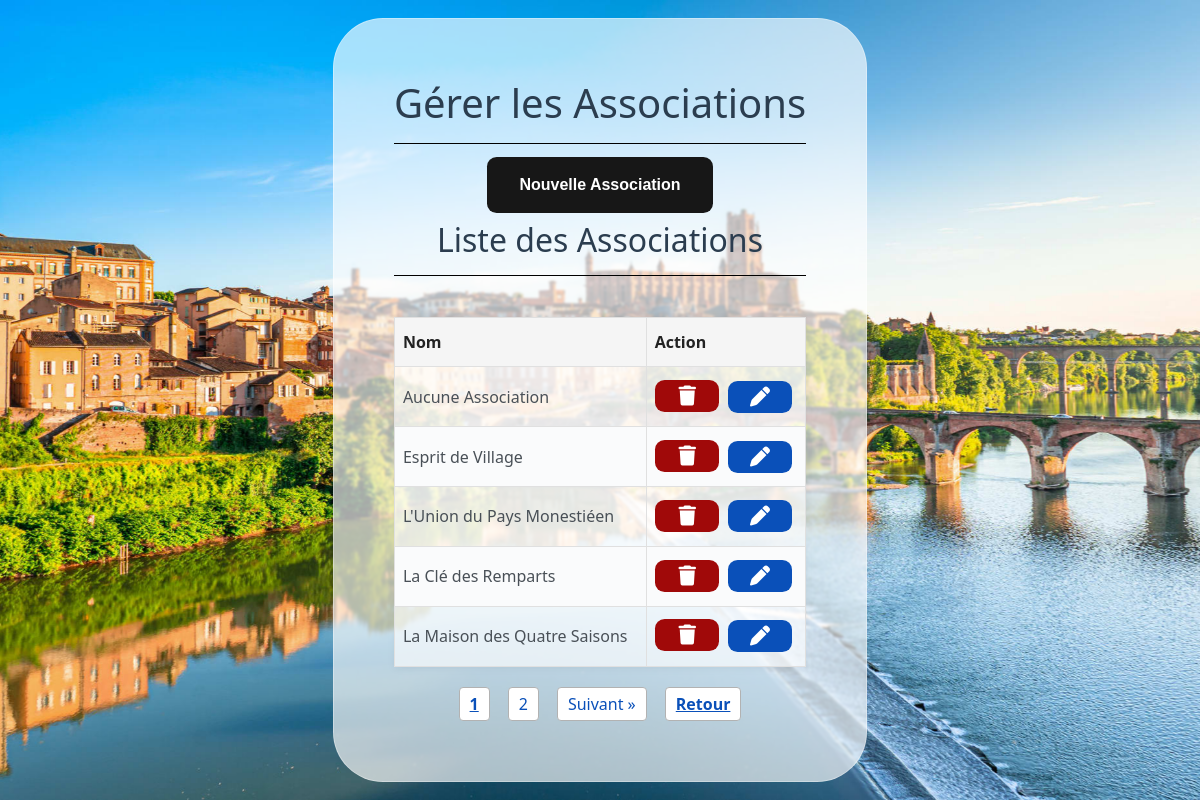
Screenshot of /models/panneauAdmin/gestionAssociations.php (signed in) with the database file from the repository.
### tables this page shows
CREATE TABLE `associations` (
  `id_association` int(11) NOT NULL,
  `nom_association` text NOT NULL
);

### database/DAO.php (called while the page is built, shortened)
<?php
class DAOReservation {
private $host="localhost";
private $dbname="reservation-salles";
private $username="root";
private $password="";
private $dbh;
public function connexion() {
try {
$this->dbh = new PDO('mysql:host='.$this->host.';dbname='.$this->dbname, $this->username, $this->password);
} catch (PDOException $e) {
throw $e;
}
}
public function getAssociations() {
$associations = $this->dbh->prepare("SELECT * FROM associations ORDER BY nom_association");
$associations->execute();
return $associations->fetchAll(PDO::FETCH_ASSOC);
}
}
?>

### models/panneauAdmin/gestionAssociations.php (the view, shortened to what this page needs)
<?php
require_once('../../database/DAO.php');
$dao = new DAOReservation();
$dao->connexion();
$associations =$dao->getAssociations();
$parPage = 5;
$page = isset($_GET['page']) ? (int)$_GET['page'] : 1;
$total = count($associations);
$totalPages = ceil($total / $parPage);
$start = ($page - 1) * $parPage;
$associationsPage = array_slice($associations, $start, $parPage);
require_once('../../templates/headers.php');
?>
<main id="mainGestion">
    <article id="formGestion">
        <h1 id="titreGestion">Gérer les Associations</h1>
        <button class="submitButton" id="nouveau">Nouvelle Association</button>
        <section id="gestionRow">
            <section id="tableContainer">
                    <h2 id="titreListe">Liste des Associations</h2>
                <table id="tableListe">
                    <thead>
                        <tr>
                            <th>Nom</th>
                            <th>Action</th>
                        </tr>
                    </thead>
                    <tbody>
                        <?php foreach ($associationsPage as $association) { ?>
                        <tr>
                            <td><?php print $association['nom_association'] ?></td>
                            <td >
                                <article id="rowButton">
                                <form method="POST" action="" onsubmit="return confirm('Voulez-vous vraiment supprimer cette association ?');">
                                    <button class="submitButton" id="supprimer" type="submit" name="action" value="supprimer"><i class="fa-solid fa-trash"></i></button>
                                    </form>
                                    <button id="modifier" type="button" class="modifier-btn submitButton"
                                        data-id="<?= $association['id_association'] ?>"
                                        data-name="<?= htmlspecialchars($association['nom_association']) ?>"
                                    ><i class="fa-solid fa-pen"></i></button>
                                </article>
                            </td>
                        </tr>
                        <?php } ?>
                    </tbody>
                </table>
                <section class="pagination">
                    <?php for ($i = 1; $i <= $totalPages; $i++): ?>
                        <a href="?page=<?= $i ?>" <?= $i === $page ? 'style="font-weight:bold;text-decoration:underline;"' : '' ?>><?= $i ?></a>
                    <?php endfor; ?>
                    <?php if ($page < $totalPages): ?>
                        <a href="?page=<?= $page + 1 ?>">Suivant &raquo;</a>
                        <a href="../../controllers.php" class="btn-retour" style="font-weight:bold;text-decoration:underline;">Retour</a>
                    <?php endif; ?>
                    </section>
            </section>
        </section>
    </article>
</main>

### public/styles/components/calendar.css (style rules this page uses)
:root { --bs-link-color-rgb: #2b3d4f; --bs-heading-color: #2b3d4f; }

### public/styles/components/inscription.css (style rules this page uses)
h2 { margin-bottom: 20%; text-align: center; border-bottom: 1px solid #000000; padding-bottom: 16px; }

### public/styles/components/gestion.css (style rules this page uses)
#mainGestion { margin: 0; padding: 0; width: 100vw; min-height: 100vh; display: flex; align-items: center; justify-content: center; background-image: url("../img/pont.jfif"); background-size: cover; background-repeat: no-repeat; background-position: center; image-rendering: auto; background-attachment: fixed; }
#gestionRow { display: flex; flex-direction: row; align-items: flex-start; gap: 40px; width: 100%; justify-content: center; }
#tableContainer { flex: 1; }
#formGestion { display: flex; flex-direction: column; align-items: center; padding: 60px; border-radius: 50px; background: rgba(255, 255, 255, 0.65); -webkit-backdrop-filter: blur(1px); backdrop-filter: blur(1px); border: 1px solid rgba(255, 255, 255, 0.325); }
#titreGestion { text-align: center; border-bottom: 1px solid #000000; padding-bottom: 16px; }
.submitButton { font-family: Arial, Helvetica, sans-serif; font-weight: bold; color: white; background-color: #171717; padding: 1em 2em; margin: 1%; border: none; border-radius: 0.6rem; position: relative; cursor: pointer; overflow: hidden; }
#rowButton { display: flex; gap: 8px; }
#supprimer { background-color: rgb(160, 9, 9); width: 20px; height: 20px; display: flex; align-items: center; justify-content: center; }
#modifier { background-color: #0a50b9; width: 20px; height: 20px; display: flex; align-items: center; justify-content: center; }
i { font-size: 20px; }
#nouveau { margin-bottom: 2%; }
h2 { margin-bottom: 10%; text-align: center; border-bottom: 1px solid #000000; padding-bottom: 16px; }
.pagination { margin-top: 20px; text-align: center; display: flex; justify-content: center; gap: 8px; }
.pagination a { color: #0a50b9; margin: 0 5px; text-decoration: none; font-weight: normal; border: 1px solid #b2b2b2; padding: 4px 10px; border-radius: 4px; background: #fff; transition: background 0.2s, color 0.2s, border 0.2s; display: inline-block; }
#tableListe { width: 100%; border-collapse: collapse; background: #ffffffa0; box-shadow: 0 2px 8px rgba(0,0,0,0.05); margin-bottom: 20px; }
#tableListe th, #tableListe td { border: 1px solid #e0e0e0; padding: 12px 8px; text-align: left; }
#tableListe th { background-color: #f5f5f5; font-weight: bold; color: #222; }
#tableListe tr:nth-child(even) { background-color: #fafbfc; }

### rows the page displays
associations: nom_association "Aucune Association"
associations: nom_association "Esprit de Village"
associations: nom_association "L'Union du Pays Monestiéen"
associations: nom_association "La Clé des Remparts"
associations: nom_association "La Maison des Quatre Saisons"
